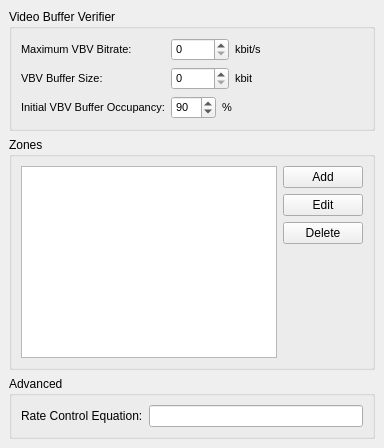
     <widget class="QWidget" name="tab_7" >
      <attribute name="title" >
       <string>Advanced</string>
      </attribute>
      <layout class="QVBoxLayout" >
       <property name="margin" >
        <number>9</number>
       </property>
       <property name="spacing" >
        <number>6</number>
       </property>
       <item>
        <widget class="QGroupBox" name="groupBox" >
         <property name="sizePolicy" >
          <sizepolicy>
           <hsizetype>5</hsizetype>
           <vsizetype>5</vsizetype>
           <horstretch>0</horstretch>
           <verstretch>0</verstretch>
          </sizepolicy>
         </property>
         <property name="title" >
          <string>Video Buffer Verifier</string>
         </property>
         <layout class="QVBoxLayout" >
          <property name="margin" >
           <number>9</number>
          </property>
          <property name="spacing" >
           <number>6</number>
          </property>
          <item>
           <layout class="QGridLayout" >
            <property name="margin" >
             <number>0</number>
            </property>
            <property name="spacing" >
             <number>6</number>
            </property>
            <item row="0" column="0" >
             <widget class="QLabel" name="label_9" >
              <property name="font" >
               <font>
                <family>MS Shell Dlg 2</family>
                <pointsize>8</pointsize>
                <weight>50</weight>
                <italic>false</italic>
                <bold>false</bold>
                <underline>false</underline>
                <strikeout>false</strikeout>
               </font>
              </property>
              <property name="text" >
               <string>Maximum VBV Bitrate:</string>
              </property>
             </widget>
            </item>
            <item row="2" column="0" >
             <widget class="QLabel" name="label_14" >
              <property name="font" >
               <font>
                <family>MS Shell Dlg 2</family>
                <pointsize>8</pointsize>
                <weight>50</weight>
                <italic>false</italic>
                <bold>false</bold>
                <underline>false</underline>
                <strikeout>false</strikeout>
               </font>
              </property>
              <property name="text" >
               <string>Initial VBV Buffer Occupancy:</string>
              </property>
             </widget>
            </item>
            <item row="1" column="1" >
             <layout class="QHBoxLayout" >
              <property name="margin" >
               <number>0</number>
              </property>
              <property name="spacing" >
               <number>6</number>
              </property>
              <item>
               <widget class="QSpinBox" name="vbvBufferSizeSpinBox" >
                <property name="font" >
                 <font>
                  <family>MS Shell Dlg 2</family>
                  <pointsize>8</pointsize>
                  <weight>50</weight>
                  <italic>false</italic>
                  <bold>false</bold>
                  <underline>false</underline>
                  <strikeout>false</strikeout>
                 </font>
                </property>
                <property name="maximum" >
                 <number>99999</number>
                </property>
               </widget>
              </item>
              <item>
               <widget class="QLabel" name="label_12" >
                <property name="font" >
                 <font>
                  <family>MS Shell Dlg 2</family>
                  <pointsize>8</pointsize>
                  <weight>50</weight>
                  <italic>false</italic>
                  <bold>false</bold>
                  <underline>false</underline>
                  <strikeout>false</strikeout>
                 </font>
                </property>
                <property name="text" >
                 <string>kbit</string>
                </property>
               </widget>
              </item>
              <item>
               <spacer>
                <property name="orientation" >
                 <enum>Qt::Horizontal</enum>
                </property>
                <property name="sizeHint" >
                 <size>
                  <width>40</width>
                  <height>20</height>
                 </size>
                </property>
               </spacer>
              </item>
             </layout>
            </item>
            <item row="2" column="1" >
             <layout class="QHBoxLayout" >
              <property name="margin" >
               <number>0</number>
              </property>
              <property name="spacing" >
               <number>6</number>
              </property>
              <item>
               <widget class="QSpinBox" name="vbvBufferOccupancySpinBox" >
                <property name="font" >
                 <font>
                  <family>MS Shell Dlg 2</family>
                  <pointsize>8</pointsize>
                  <weight>50</weight>
                  <italic>false</italic>
                  <bold>false</bold>
                  <underline>false</underline>
                  <strikeout>false</strikeout>
                 </font>
                </property>
                <property name="maximum" >
                 <number>100</number>
                </property>
                <property name="value" >
                 <number>90</number>
                </property>
               </widget>
              </item>
              <item>
               <widget class="QLabel" name="label_13" >
                <property name="font" >
                 <font>
                  <family>MS Shell Dlg 2</family>
                  <pointsize>8</pointsize>
                  <weight>50</weight>
                  <italic>false</italic>
                  <bold>false</bold>
                  <underline>false</underline>
                  <strikeout>false</strikeout>
                 </font>
                </property>
                <property name="text" >
                 <string>%</string>
                </property>
               </widget>
              </item>
              <item>
               <spacer>
                <property name="orientation" >
                 <enum>Qt::Horizontal</enum>
                </property>
                <property name="sizeHint" >
                 <size>
                  <width>40</width>
                  <height>20</height>
                 </size>
                </property>
               </spacer>
              </item>
             </layout>
            </item>
            <item row="0" column="1" >
             <layout class="QHBoxLayout" >
              <property name="margin" >
               <number>0</number>
              </property>
              <property name="spacing" >
               <number>6</number>
              </property>
              <item>
               <widget class="QSpinBox" name="vbvMaxBitrateSpinBox" >
                <property name="font" >
                 <font>
                  <family>MS Shell Dlg 2</family>
                  <pointsize>8</pointsize>
                  <weight>50</weight>
                  <italic>false</italic>
                  <bold>false</bold>
                  <underline>false</underline>
                  <strikeout>false</strikeout>
                 </font>
                </property>
                <property name="maximum" >
                 <number>99999</number>
                </property>
               </widget>
              </item>
              <item>
               <widget class="QLabel" name="label_10" >
                <property name="font" >
                 <font>
                  <family>MS Shell Dlg 2</family>
                  <pointsize>8</pointsize>
                  <weight>50</weight>
                  <italic>false</italic>
                  <bold>false</bold>
                  <underline>false</underline>
                  <strikeout>false</strikeout>
                 </font>
                </property>
                <property name="text" >
                 <string>kbit/s</string>
                </property>
               </widget>
              </item>
              <item>
               <spacer>
                <property name="orientation" >
                 <enum>Qt::Horizontal</enum>
                </property>
                <property name="sizeHint" >
                 <size>
                  <width>40</width>
                  <height>20</height>
                 </size>
                </property>
               </spacer>
              </item>
             </layout>
            </item>
            <item row="1" column="0" >
             <widget class="QLabel" name="label_11" >
              <property name="font" >
               <font>
                <family>MS Shell Dlg 2</family>
                <pointsize>8</pointsize>
                <weight>50</weight>
                <italic>false</italic>
                <bold>false</bold>
                <underline>false</underline>
                <strikeout>false</strikeout>
               </font>
              </property>
              <property name="text" >
               <string>VBV Buffer Size:</string>
              </property>
             </widget>
            </item>
           </layout>
          </item>
         </layout>
        </widget>
       </item>
       <item>
        <widget class="QGroupBox" name="groupBox_21" >
         <property name="title" >
          <string>Zones</string>
         </property>
         <layout class="QVBoxLayout" >
          <property name="margin" >
           <number>9</number>
          </property>
          <property name="spacing" >
           <number>6</number>
          </property>
          <item>
           <layout class="QHBoxLayout" >
            <property name="margin" >
             <number>0</number>
            </property>
            <property name="spacing" >
             <number>6</number>
            </property>
            <item>
             <widget class="QTableView" name="zoneTableView" >
              <property name="selectionMode" >
               <enum>QAbstractItemView::SingleSelection</enum>
              </property>
              <property name="selectionBehavior" >
               <enum>QAbstractItemView::SelectRows</enum>
              </property>
             </widget>
            </item>
            <item>
             <layout class="QVBoxLayout" >
              <property name="margin" >
               <number>0</number>
              </property>
              <property name="spacing" >
               <number>6</number>
              </property>
              <item>
               <widget class="QPushButton" name="zoneAddButton" >
                <property name="text" >
                 <string>Add</string>
                </property>
               </widget>
              </item>
              <item>
               <widget class="QPushButton" name="zoneEditButton" >
                <property name="text" >
                 <string>Edit</string>
                </property>
               </widget>
              </item>
              <item>
               <widget class="QPushButton" name="zoneDeleteButton" >
                <property name="text" >
                 <string>Delete</string>
                </property>
               </widget>
              </item>
              <item>
               <spacer>
                <property name="orientation" >
                 <enum>Qt::Vertical</enum>
                </property>
                <property name="sizeHint" >
                 <size>
                  <width>20</width>
                  <height>40</height>
                 </size>
                </property>
               </spacer>
              </item>
             </layout>
            </item>
           </layout>
          </item>
         </layout>
        </widget>
       </item>
       <item>
        <widget class="QGroupBox" name="groupBox_20" >
         <property name="title" >
          <string>Advanced</string>
         </property>
         <layout class="QHBoxLayout" >
          <property name="margin" >
           <number>9</number>
          </property>
          <property name="spacing" >
           <number>6</number>
          </property>
          <item>
           <widget class="QLabel" name="label_33" >
            <property name="text" >
             <string>Rate Control Equation:</string>
            </property>
           </widget>
          </item>
          <item>
           <widget class="QLineEdit" name="rateControlEqLineEdit" >
            <property name="text" >
             <string/>
            </property>
           </widget>
          </item>
         </layout>
        </widget>
       </item>
      </layout>
     </widget>
